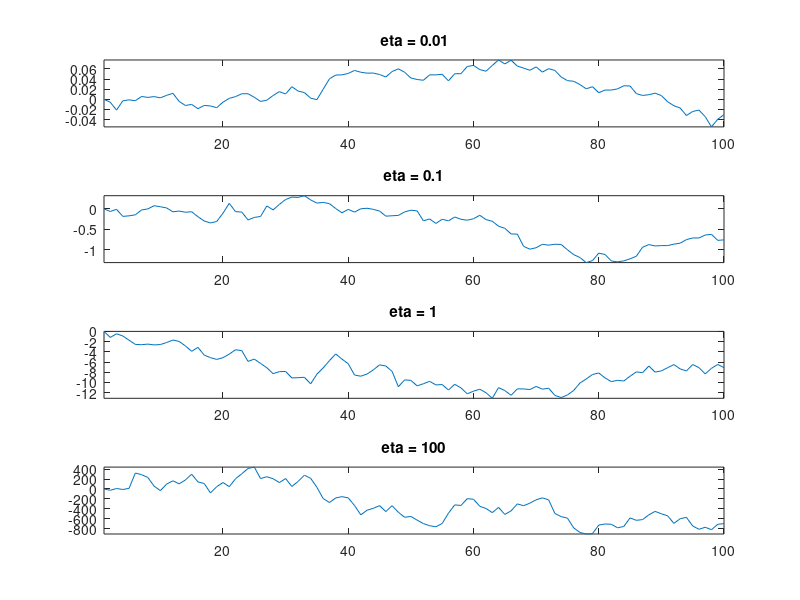

The MATLAB source for this figure:
d = 100;
etas = [.01 .1 1 100];
% dist_type = 'laplace';
dist_type = 'gauss';

x = zeros(d,numel(etas));

for j = 1:numel(etas)
    if strcmp(dist_type,'gauss');
        r = randn(d-1,1)*etas(j);
    elseif strcmp(dist_type,'laplace');
    % r = laprnd(
        r = log(rand(d-1,1)./rand(d-1,1))*etas(j);
    end
for i = 2:d
    x(i,j) = x(i-1,j)+r(i-1);
end
subplot(4,1,j);plot(x(:,j));
title(['eta = ',num2str(etas(j))]);
axis([1 d min(x(:,j)) max(x(:,j))]);
end